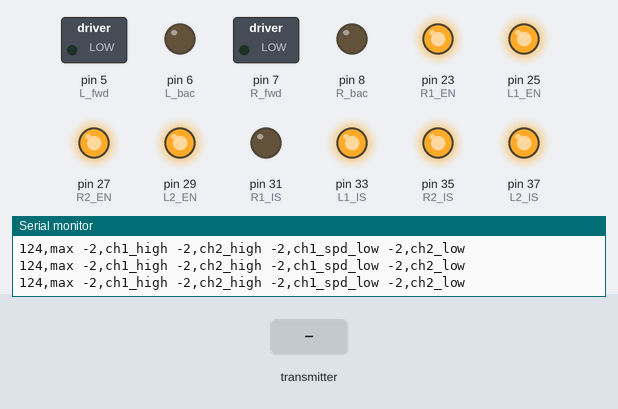
Recording of a sketch running on a simulated Arduino Mega 2560, built with avr-gcc and run on an emulated ATmega2560. On the bench: switched loads named in the sketch (green lamp = pin HIGH), output pins drawn as LEDs (lit = HIGH), the last lines printed to the serial monitor. The inputs (shaded band) are chosen by the test bench.

Above: at 1.2 s.
1.3 s: the transmitter starts sending readChannel.0 = 1000
4.3 s: the transmitter starts sending readChannel.1 = 1000
At 5.1 s:
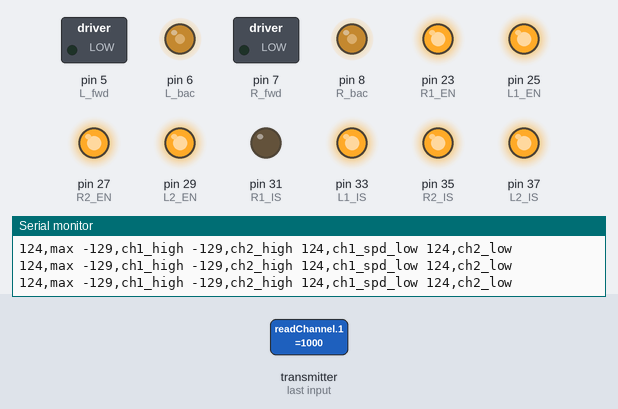
5.8 s: the transmitter starts sending readChannel.0 = 1250
At 6.4 s:
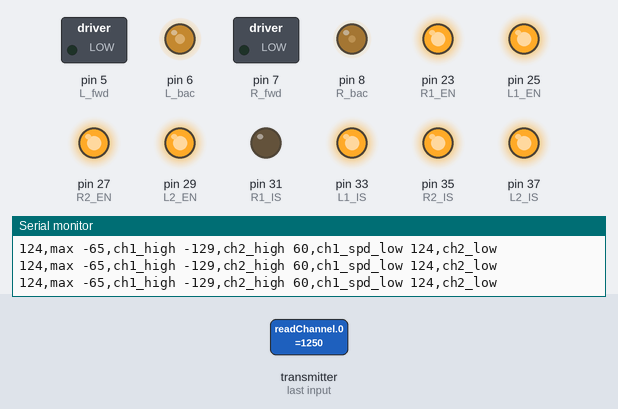
7.3 s: the transmitter starts sending readChannel.2 = 1250
At 8.5 s:
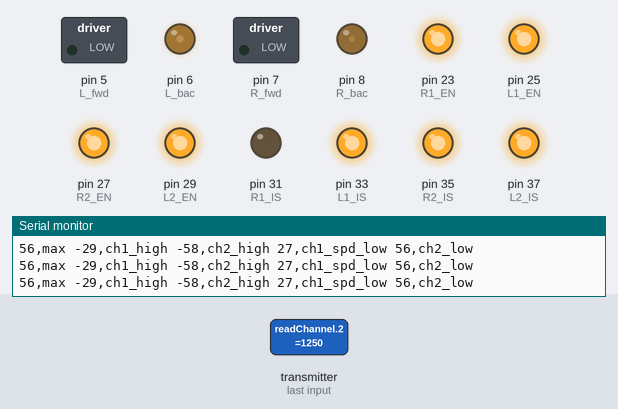
8.8 s: the transmitter starts sending readChannel.2 = 2000
At 9.7 s:
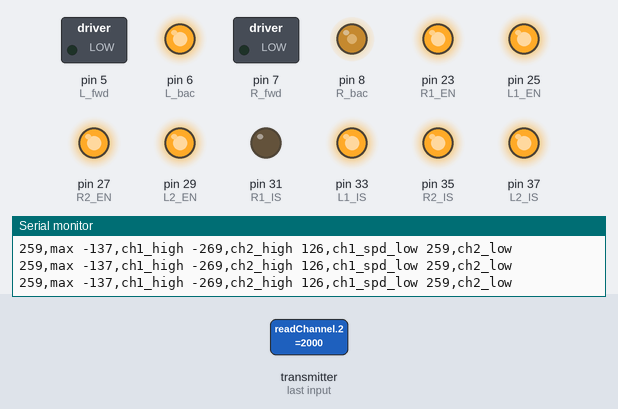
10.3 s: the transmitter starts sending readChannel.1 = 2000
At 11.0 s:
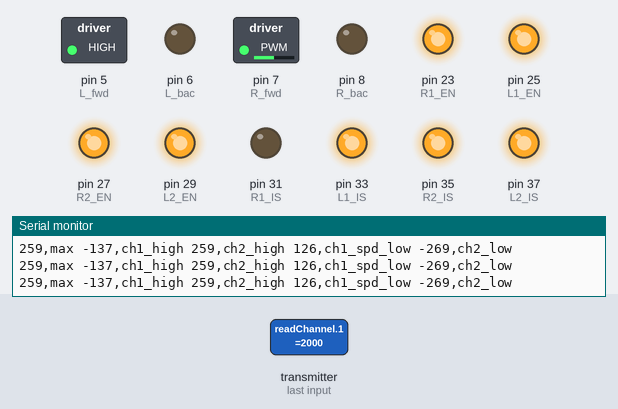
Timing chart, 0 to 12.8 s (numbered marks = the images above; inputs shaded):
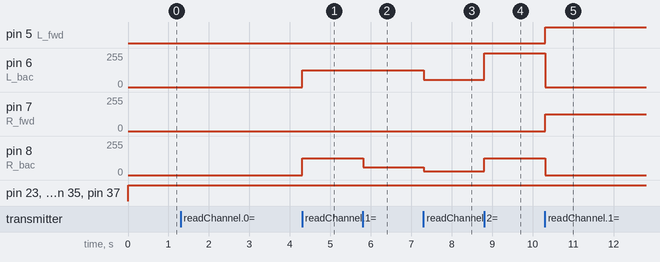

Measured:
- after the input at 4.3 s, pin 6 (L_bac), pin 8 (R_bac): 0/255 → 124/255 at once
- after the input at 5.8 s, pin 8 (R_bac): 124/255 → 60/255 at once
- after the input at 7.3 s, pin 6 (L_bac): 124/255 → 56/255 at once; pin 8 (R_bac): 60/255 → 27/255 at once
- after the input at 8.8 s, pin 6 (L_bac): 56/255 → 255/255 at once; pin 8 (R_bac): 27/255 → 126/255 at once
- after the input at 10.3 s, pin 5 (L_fwd): LOW → HIGH at once; pin 6 (L_bac): 255/255 → 0/255 at once; pin 7 (R_fwd): 0/255 → 126/255 at once; pin 8 (R_bac): 126/255 → 0/255 at once

The sketch:

Soccerbot_code_finished.ino
```cpp
#include <IBusBM.h>

IBusBM IBus;     //create IBus object:

//variables to store channel value:
int CH1 = 0;
int CH2 = 0;
int THROTTLE = 0;

//variables
int L_fwd = 5;
int L_bac = 6;
int R_fwd = 7;
int R_bac = 8;

//motor driver enable pins
int R1_EN = 23;
int L1_EN = 25;
int R2_EN = 27;
int L2_EN = 29;
int R1_IS = 31;
int L1_IS = 33;
int R2_IS = 35;
int L2_IS = 37;

//FWD range
int fwd_end = 2000;
int fwd_start = 1510;
//BAC range
int bac_start = 1490;
int bac_end = 1000;
//RIGHT RANGES
int ch1_right_end = 2000;
int ch1_right_start = 1510;
int ch2_right_start = 1510;
int ch2_right_end = 2000;
//LEFT RANGES
int ch1_left_end = 1000;
int ch1_left_start = 1490;
int ch2_left_start = 1490;
int ch2_left_end = 1000;


//Throttle ranges
int throttle_start = 1040;
int throttle_end = 1985;

void setup(){
  Serial.begin(115200);
  IBus.begin(Serial); // iBUS connected to Serial0:

pinMode(R1_EN, OUTPUT);
pinMode(R2_EN, OUTPUT);
pinMode(L1_EN, OUTPUT);
pinMode(L2_EN, OUTPUT);
pinMode(R1_IS, OUTPUT);
pinMode(L1_IS, OUTPUT);
pinMode(R2_IS, OUTPUT);
pinMode(L2_IS, OUTPUT);
}

void loop(){
  CH1 = IBus.readChannel(0);
  CH2 = IBus.readChannel(1);
  THROTTLE = IBus.readChannel(2);


  //Serial.print(CH1);
  //Serial.print(",1 ");
  //Serial.print(CH2);
  //Serial.print(",2 ");
  //Serial.println(THROTTLE);


//5V for enable pins
digitalWrite(R1_EN, HIGH);
digitalWrite(R2_EN, HIGH);
digitalWrite(L1_EN, HIGH);
digitalWrite(L2_EN, HIGH);
digitalWrite(L1_IS, HIGH);
digitalWrite(L1_IS, HIGH);
digitalWrite(R2_IS, HIGH);
digitalWrite(L2_IS, HIGH);

//speed mapping
int MaxSpeed = map(THROTTLE, throttle_start, throttle_end, 0, 255);
int ch1_spd_high = map(CH1, ch1_right_start, ch1_right_end, 0, MaxSpeed); //RIGHT ch1
int ch2_spd_high = map(CH2, ch2_right_start, ch2_right_end, 0, MaxSpeed); //RIGHT ch2
int ch1_spd_low = map(CH1, ch1_left_start, ch1_left_end, 0, MaxSpeed); //LEFT ch1
int ch2_spd_low = map(CH2, ch2_left_start, ch2_left_end, 0, MaxSpeed); //LEFT ch1


Serial.print(MaxSpeed);
Serial.print(",max ");
Serial.print(ch1_spd_high);
Serial.print(",ch1_high ");
Serial.print(ch2_spd_high);
Serial.print(",ch2_high ");
Serial.print(ch1_spd_low);
Serial.print(",ch1_spd_low ");
Serial.print(ch2_spd_low);
Serial.println(",ch2_low ");


if(MaxSpeed<0){
analogWrite(L_fwd, 0);
analogWrite(L_bac, 0);
analogWrite(R_fwd, 0);
analogWrite(R_bac, 0);
}

//ForWard
else if((CH2 > fwd_start)&&( 1510 > CH1 > 1490 )){

analogWrite(L_fwd, 0);
analogWrite(L_bac, ch2_spd_high);
analogWrite(R_fwd, 0);
analogWrite(R_bac, ch2_spd_high);
}


//TOP-RIGHT
else if(( CH1 > 1510 )&&( CH2 > 1510 )){

analogWrite(L_fwd, ch1_spd_high);
analogWrite(L_bac, 0);
analogWrite(R_fwd, ch2_spd_high);
analogWrite(R_bac, 0);
}


//TOP_LEFT
else if((CH1 < 1490 )&&(CH2 > 1510 )){

analogWrite(L_fwd, ch2_spd_high);
analogWrite(L_bac, 0);
analogWrite(R_fwd, ch1_spd_low);
analogWrite(R_bac, 0);
}


//BOTTOM-RIGHT
else if(( CH1 > 1510 )&&( CH2 < 1490 )){

analogWrite(L_fwd, 0);
analogWrite(L_bac, ch2_spd_high);
analogWrite(R_fwd, 0);
analogWrite(R_bac, ch1_spd_low);
}


//BOTTOM-LEFT
else if((CH1 < 1490 )&&(CH2 < 1490 )){

analogWrite(L_fwd, 0);
analogWrite(L_bac, ch2_spd_low);
analogWrite(R_fwd, 0);
analogWrite(R_bac, ch1_spd_low);
}


//BACKWARD
else if((CH2 < bac_start)&&(1510 > CH1 > 1490)){
analogWrite(L_fwd, 0);
analogWrite(L_bac, ch2_spd_low);
analogWrite(R_fwd, 0);
analogWrite(R_bac, ch2_spd_low);
}


else{
analogWrite(L_fwd, 0);
analogWrite(L_bac, 0);
analogWrite(R_fwd, 0);
analogWrite(R_bac, 0);
}

}
```
